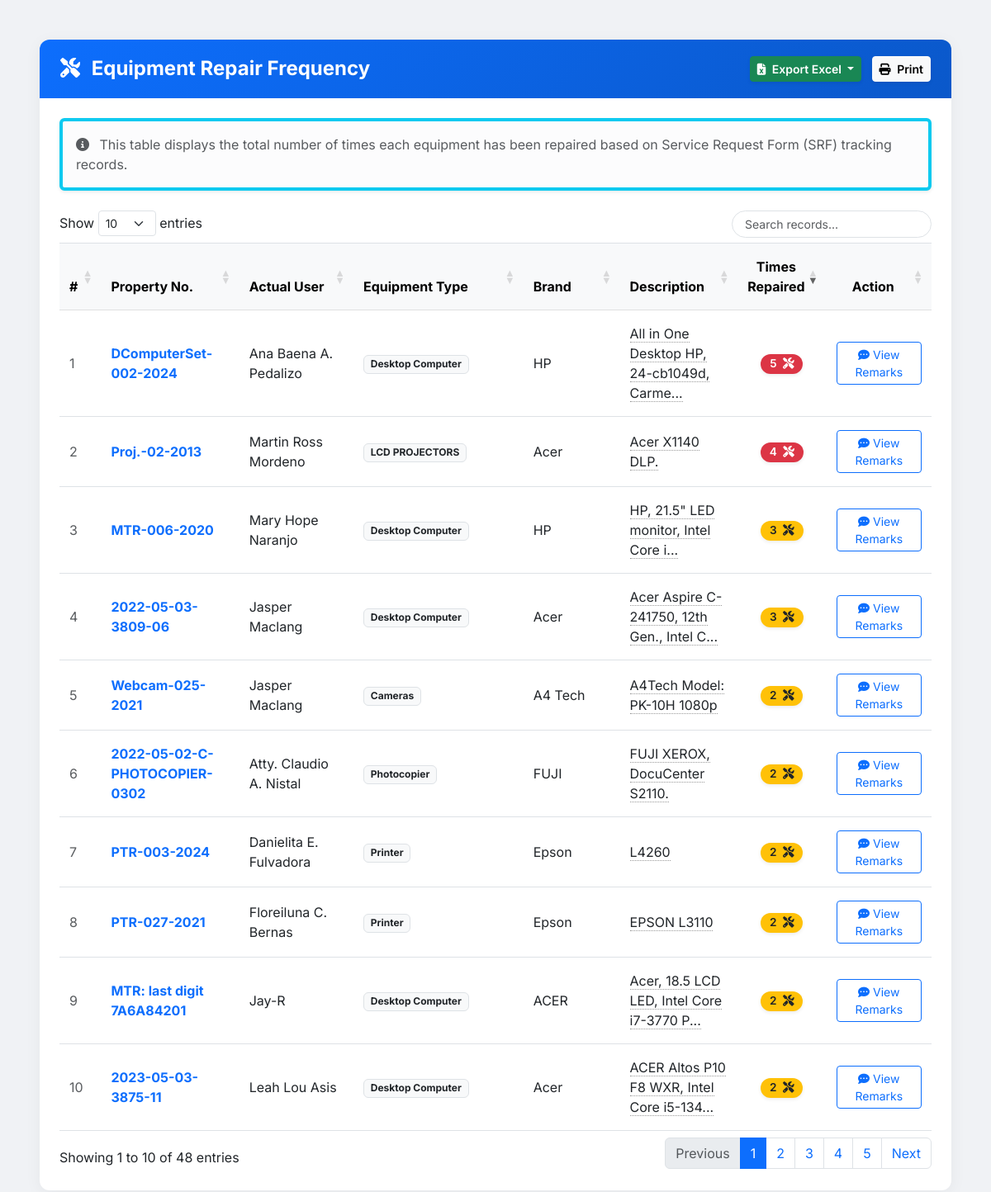
Page /repair_frequency.php on the committed database.
### tables this page shows
CREATE TABLE `inv_inventory` (
  `id` int(11) NOT NULL,
  `employeeName` text NOT NULL,
  `equipmentType` text NOT NULL,
  `computer_specs` text DEFAULT NULL,
  `yearAcquired` text NOT NULL,
  `shelfLife` text NOT NULL,
  `brand` text NOT NULL,
  `specifications` longtext NOT NULL,
  `rangeCategory` text NOT NULL,
  `softwareInstalled` text NOT NULL,
  `licensingModel` text NOT NULL,
  `softwareInstalled_2` text NOT NULL,
  `licensingModel_2` text NOT NULL,
  `serialNumber` longtext NOT NULL,
  `propertyNumber` text NOT NULL,
  `accountablePerson` text NOT NULL,
  `sex` text NOT NULL,
  `officeDivision` text NOT NULL,
  `statusOfEmployment` text NOT NULL,
  `actualUser` text NOT NULL,
  `actualUserSex` text NOT NULL,
  `actualUserStatusOfEmployment` text NOT NULL,
  `natureOfWork` text NOT NULL,
  `remarks` longtext NOT NULL,
  `office` text NOT NULL,
  `amount` int(11) NOT NULL,
  `depreciation_value` int(11) NOT NULL,
  `mark_as_done` text NOT NULL,
  `created_at` timestamp NOT NULL DEFAULT current_timestamp(),
  `updated_at` timestamp NULL DEFAULT current_timestamp() ON UPDATE current_timestamp()
);

### repair_frequency.php (the view, shortened to what this page needs)
<?php
require_once 'connect.php';
$sql = "SELECT
            i.id,
            i.propertyNumber,
            i.equipmentType,
            i.brand,
            i.specifications,
            i.actualUser,
            COUNT(DISTINCT s.trackid) as repair_count
        FROM inv_inventory i
        INNER JOIN srfhistory s ON i.id = s.equipment_id
        GROUP BY i.id
        ORDER BY repair_count DESC";
$result = $conn->query($sql);
?>
<!DOCTYPE html>
<html lang="en">
<head>
    <link href="https://cdn.jsdelivr.net/npm/bootstrap@5.3.0/dist/css/bootstrap.min.css" rel="stylesheet">
    <link rel="stylesheet" href="https://cdnjs.cloudflare.com/ajax/libs/font-awesome/6.4.0/css/all.min.css">
    <link rel="stylesheet" href="https://cdn.datatables.net/1.13.5/css/dataTables.bootstrap5.min.css">
</head>
<body>
<div class="container-fluid py-5 px-md-5">
    <div class="card card-custom">
        <div class="card-header-custom d-flex justify-content-between align-items-center">
            <h4 class="m-0 fw-bold">
                <i class="fa-solid fa-screwdriver-wrench me-2"></i> Equipment Repair Frequency
            </h4>
            <div class="no-print">
                <div class="dropdown d-inline-block me-2">
                    <button class="btn btn-success btn-sm fw-semibold shadow-sm dropdown-toggle" type="button" id="exportDropdown" data-bs-toggle="dropdown" aria-expanded="false">
                        <i class="fa-solid fa-file-excel me-1"></i> Export Excel
                    </button>
                </div>
                <button class="btn btn-light btn-sm fw-semibold shadow-sm" onclick="window.print()">
                    <i class="fa-solid fa-print me-1"></i> Print
                </button>
            </div>
        </div>
        <div class="card-body p-4">
            <div class="alert alert-light border-start border-4 border-info text-muted mb-4 shadow-sm" role="alert">
                <i class="fa-solid fa-circle-info me-2"></i>
                This table displays the total number of times each equipment has been repaired based on Service Request Form (SRF) tracking records.
            </div>
            <div class="table-responsive">
                <table id="repairTable" class="table table-hover align-middle border-top w-100">
                    <thead class="table-light text-secondary">
                        <tr>
                            <th scope="col" width="5%">#</th>
                            <th scope="col" width="15%">Property No.</th>
                            <th scope="col" width="15%">Actual User</th>
                            <th scope="col" width="12%">Equipment Type</th>
                            <th scope="col" width="13%">Brand</th>
                            <th scope="col" width="15%">Description</th>
                            <th scope="col" width="10%" class="text-center">Times Repaired</th>
                            <th scope="col" width="15%" class="text-center no-print">Action</th>
                        </tr>
                    </thead>
                    <tbody>
                        <?php
                        if ($result && $result->num_rows > 0) {
                            $counter = 1;
                            while($row = $result->fetch_assoc()) {
                                $desc = htmlspecialchars($row['specifications']);
                                $short_desc = strlen($desc) > 40 ? substr($desc, 0, 40) . "..." : $desc;
                                $repairCount = $row['repair_count'];
                                if ($repairCount <= 1) {
                                    $badgeClass = 'bg-success';
                                } elseif ($repairCount <= 3) {
                                    $badgeClass = 'bg-warning text-dark';
                                } else {
                                    $badgeClass = 'bg-danger';
                                }
                                echo "<tr>";
                                echo "<td class='text-muted'>" . $counter++ . "</td>";
                                echo "<td class='fw-bold text-primary'>" . htmlspecialchars($row['propertyNumber']) . "</td>";
                                echo "<td>" . htmlspecialchars($row['actualUser']) . "</td>";
                                echo "<td><span class='badge bg-light text-dark border'>" . htmlspecialchars($row['equipmentType']) . "</span></td>";
                                echo "<td>" . htmlspecialchars($row['brand']) . "</td>";
                                echo "<td>
                                        <span data-bs-toggle='tooltip' data-bs-placement='top' title='$desc' style='cursor: help; border-bottom: 1px dotted #999;'>
                                            $short_desc
                                        </span>
                                      </td>";
                                echo "<td class='text-center'>
                                        <span class='badge badge-repair rounded-pill $badgeClass shadow-sm'>
                                            $repairCount <i class='fa-solid fa-tools ms-1'></i>
                                        </span>
                                      </td>";
                                echo "<td class='text-center no-print'>
                                        <button class='btn btn-sm btn-outline-primary view-history-btn'
                                                data-id='{$row['id']}'
                                                data-prop='{$row['propertyNumber']}'>
                                            <i class='fa-solid fa-comment-dots'></i> View Remarks
                                        </button>
                                      </td>";
                                echo "</tr>";
                            }
                        }
                        ?>
                    </tbody>
                </table>
            </div>
        </div>
    </div>
</div>
</body>
</html>

### repair_frequency.php (style rules this page uses)
body { font-family: 'Inter', sans-serif; background-color: #f0f2f5; color: #333; }
.card-custom { border: none; border-radius: 12px; box-shadow: 0 4px 20px rgba(0,0,0,0.05); background: #ffffff; }
.card-header-custom { background: linear-gradient(135deg, #0d6efd 0%, #0a58ca 100%); color: white; border-top-left-radius: 12px !important; border-top-right-radius: 12px !important; padding: 20px 25px; }
.table > :not(caption) > * > * { padding: 1rem 0.75rem; }
.badge-repair { font-size: 0.85rem; padding: 0.4em 0.8em; font-weight: 600; }

### rows in the picture
inv_inventory: propertyNumber "DComputerSet-002-2024", actualUser "Ana Baena A. Pedalizo", equipmentType "Desktop Computer", brand "HP", specifications "All in One Desktop HP, 24-cb1049d, Carme...", repairCount "5"
inv_inventory: propertyNumber "Proj.-02-2013", actualUser "Martin Ross Mordeno", equipmentType "LCD PROJECTORS", brand "Acer", specifications "Acer X1140 DLP.", repairCount "4"
inv_inventory: propertyNumber "MTR-006-2020", actualUser "Mary Hope Naranjo", equipmentType "Desktop Computer", brand "HP", specifications "HP, 21.5\" LED monitor, Intel Core i...", repairCount "3"
inv_inventory: propertyNumber "2022-05-03-3809-06", actualUser "Jasper Maclang", equipmentType "Desktop Computer", brand "Acer", specifications "Acer Aspire C-241750, 12th Gen., Intel C...", repairCount "3"
inv_inventory: propertyNumber "Webcam-025-2021", actualUser "Jasper Maclang", equipmentType "Cameras", brand "A4 Tech", specifications "A4Tech Model: PK-10H 1080p", repairCount "2"
inv_inventory: propertyNumber "2022-05-02-C-PHOTOCOPIER-0302", actualUser "Atty. Claudio A. Nistal", equipmentType "Photocopier", brand "FUJI", specifications "FUJI XEROX, DocuCenter S2110.", repairCount "2"
inv_inventory: propertyNumber "PTR-003-2024", actualUser "Danielita E. Fulvadora", equipmentType "Printer", brand "Epson", specifications "L4260", repairCount "2"
inv_inventory: propertyNumber "PTR-027-2021", actualUser "Floreiluna C. Bernas", equipmentType "Printer", brand "Epson", specifications "EPSON L3110", repairCount "2"
inv_inventory: propertyNumber "MTR: last digit 7A6A84201", actualUser "Jay-R", equipmentType "Desktop Computer", brand "ACER", specifications "Acer, 18.5 LCD LED, Intel Core i7-3770 P...", repairCount "2"
inv_inventory: propertyNumber "2023-05-03-3875-11", actualUser "Leah Lou Asis", equipmentType "Desktop Computer", brand "Acer", specifications "ACER Altos P10 F8 WXR, Intel Core i5-134...", repairCount "2"
